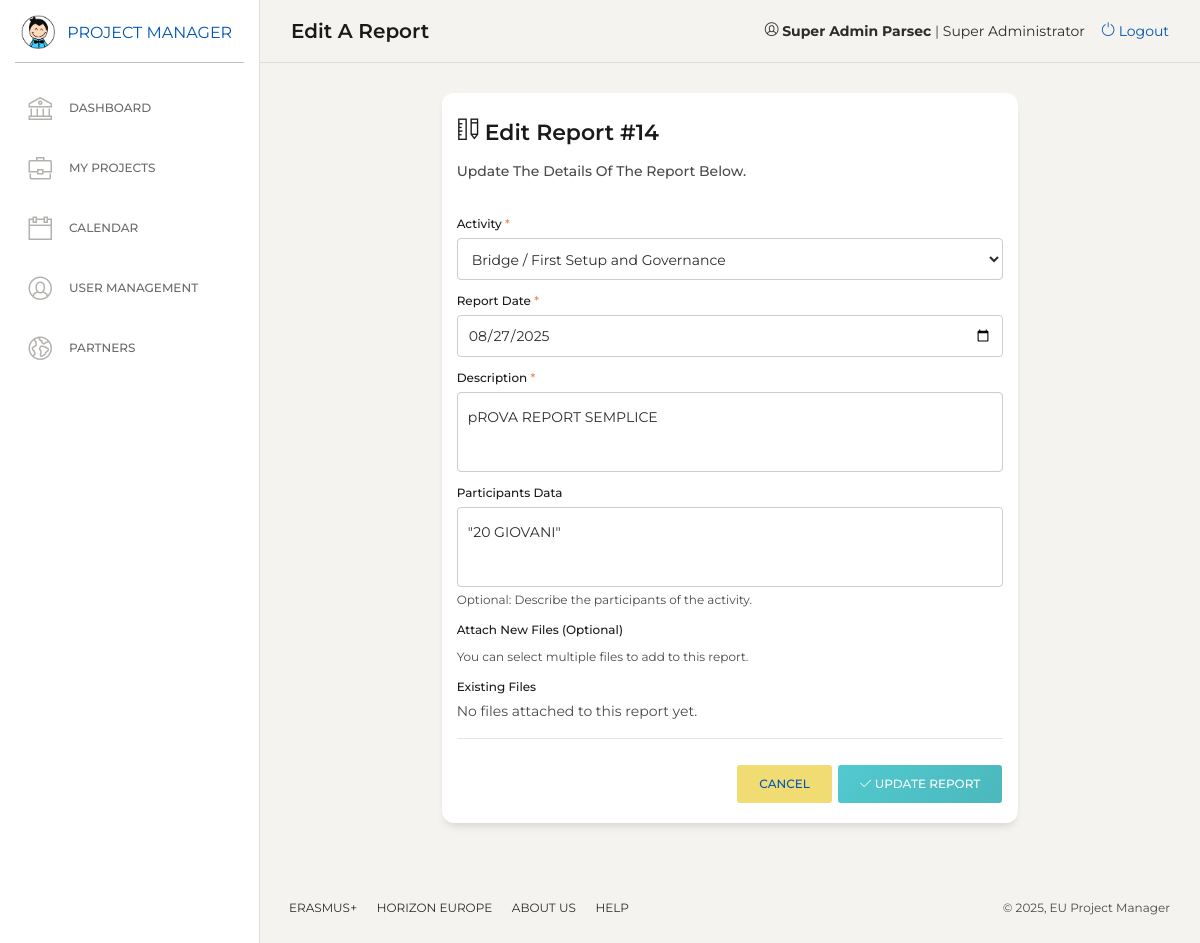
The page /pages/edit-report.php?id=14 (signed in) on the database its author committed.
### tables this page shows
CREATE TABLE `activity_reports` (
  `id` int(11) NOT NULL,
  `activity_id` int(11) NOT NULL,
  `partner_id` int(11) NOT NULL,
  `user_id` int(11) DEFAULT NULL,
  `report_date` date NOT NULL,
  `description` text DEFAULT NULL,
  `participants_data` longtext DEFAULT NULL,
  `created_at` timestamp NULL DEFAULT current_timestamp(),
  `updated_at` timestamp NULL DEFAULT current_timestamp() ON UPDATE current_timestamp(),
  `coordinator_feedback` text DEFAULT NULL,
  `reviewed_at` timestamp NULL DEFAULT NULL,
  `reviewed_by` int(11) DEFAULT NULL,
  `project_id` int(11) DEFAULT NULL,
  `risk_collaboration_rating` int(11) DEFAULT NULL,
  `risk_recruitment_difficulty` int(11) DEFAULT NULL,
  `risk_quality_check` int(11) DEFAULT NULL,
  `risk_budget_status` varchar(10) DEFAULT NULL,
  `test_col` int(11) DEFAULT NULL
);

CREATE TABLE `activities` (
  `id` int(11) NOT NULL,
  `work_package_id` int(11) NOT NULL,
  `activity_number` varchar(20) DEFAULT NULL,
  `name` varchar(200) NOT NULL,
  `description` text DEFAULT NULL,
  `responsible_partner_id` int(11) DEFAULT NULL,
  `start_date` date DEFAULT NULL,
  `end_date` date DEFAULT NULL,
  `due_date` date DEFAULT NULL,
  `status` enum('not_started','in_progress','completed','overdue') DEFAULT 'not_started',
  `progress` decimal(5,2) DEFAULT 0.00,
  `created_at` timestamp NULL DEFAULT current_timestamp(),
  `updated_at` timestamp NULL DEFAULT current_timestamp() ON UPDATE current_timestamp(),
  `project_id` int(11) DEFAULT NULL
);

CREATE TABLE `projects` (
  `id` int(11) NOT NULL,
  `name` varchar(200) NOT NULL,
  `description` text DEFAULT NULL,
  `program_type` varchar(50) DEFAULT NULL,
  `start_date` date DEFAULT NULL,
  `end_date` date DEFAULT NULL,
  `coordinator_id` int(11) DEFAULT NULL,
  `status` enum('planning','active','suspended','completed') DEFAULT 'planning',
  `budget` decimal(12,2) DEFAULT NULL,
  `google_groups_url` varchar(500) DEFAULT NULL COMMENT 'URL del Google Group associato al progetto',
  `created_at` timestamp NULL DEFAULT current_timestamp(),
  `updated_at` timestamp NULL DEFAULT current_timestamp() ON UPDATE current_timestamp()
);

### includes/functions.php (called while the page is built, shortened)
<?php
function getUserRole() {
    return $_SESSION['role'] ?? null;
}
?>

### pages/edit-report.php (the view, shortened to what this page needs)
<?php
require_once '../includes/header.php';
$report_id = isset($_GET['id']) ? (int)$_GET['id'] : 0;
$stmt = $conn->prepare("SELECT * FROM activity_reports WHERE id = ?");
$stmt->execute([$report_id]);
$report = $stmt->fetch(PDO::FETCH_ASSOC);
$report_files_stmt = $conn->prepare("
    SELECT uf.*, u.full_name as uploaded_by_name
    FROM uploaded_files uf
    LEFT JOIN users u ON uf.uploaded_by = u.id
    WHERE uf.report_id = ?
    ORDER BY uf.uploaded_at DESC
");
$report_files_stmt->execute([$report_id]);
$report_files = $report_files_stmt->fetchAll();
$activities_sql = "";
$activities_params = [];
if ($user_role === 'super_admin') {
    $activities_sql = "SELECT a.id, a.name, p.name as project_name FROM activities a JOIN work_packages wp ON a.work_package_id = wp.id JOIN projects p ON wp.project_id = p.id WHERE a.status != 'not_started' ORDER BY p.name, a.name";
}
$activities_stmt = $conn->prepare($activities_sql);
$activities_stmt->execute($activities_params);
$available_activities = $activities_stmt->fetchAll();
?>
<body class="">
    <div class="wrapper">
        <?php include '../includes/sidebar.php'; ?>
        <?php include '../includes/navbar.php'; ?>
            <div class="content">
    <div class="row">
        <div class="col-md-8 offset-md-2">
            <div class="card">
                <div class="card-header">
                    <h5 class="card-title"><i class="nc-icon nc-ruler-pencil"></i> Edit Report #<?= $report['id'] ?></h5>
                    <p class="card-category">Update the details of the report below.</p>
                </div>
                <div class="card-body">
                    <form method="POST" action="edit-report.php?id=<?= $report_id ?>">
                        <div class="form-group">
                            <label>Activity <span class="text-danger">*</span></label>
                            <select class="form-control" name="activity_id" required>
                                <?php foreach ($available_activities as $activity): ?>
                                    <option value="<?= $activity['id'] ?>" <?= ($report['activity_id'] == $activity['id']) ? 'selected' : '' ?>>
                                        <?= htmlspecialchars($activity['project_name']) ?> / <?= htmlspecialchars($activity['name']) ?>
                                    </option>
                                <?php endforeach; ?>
                            </select>
                        </div>
                        <div class="form-group">
                            <label>Report Date <span class="text-danger">*</span></label>
                            <input type="date" class="form-control" name="report_date" required value="<?= htmlspecialchars($report['report_date']) ?>">
                        </div>
                        <div class="form-group">
                            <label>Description <span class="text-danger">*</span></label>
                            <textarea class="form-control" name="description" rows="5" required placeholder="Describe the work done, progress, and any issues encountered..."><?= htmlspecialchars($report['description']) ?></textarea>
                        </div>
                        <div class="form-group">
                            <label>Participants Data</label>
                            <textarea class="form-control" name="participants_data" rows="3" placeholder="Enter any relevant participant data here..."><?= htmlspecialchars($report['participants_data']) ?></textarea>
                            <small class="form-text text-muted">Optional: Describe the participants of the activity.</small>
                        </div>
                        <div class="form-group">
                            <label>Attach New Files (Optional)</label>
                            <small class="form-text text-muted">You can select multiple files to add to this report.</small>
                        </div>
                        <div class="form-group">
                            <label>Existing Files</label>
                            <div id="existingFilesList">
                                <?php if (!empty($report_files)): ?>
                                    <ul class="list-group">
                                        <?php foreach ($report_files as $file): ?>
                                            <li class="list-group-item d-flex justify-content-between align-items-center">
                                                <span><i class="nc-icon nc-paper"></i> <?= htmlspecialchars($file['original_filename']) ?></span>
                                                <div>
                                                    <a href="../<?= $file['file_path'] ?>" download="<?= htmlspecialchars($file['original_filename']) ?>" class="btn btn-sm btn-info" title="Download">
                                                        <i class="nc-icon nc-minimal-down"></i>
                                                    </a>
                                                    <button type="button" class="btn btn-sm btn-danger btn-delete-report-file" data-file-id="<?= $file['id'] ?>" data-file-name="<?= htmlspecialchars($file['original_filename']) ?>">
                                                        <i class="nc-icon nc-simple-remove"></i>
                                                    </button>
                                                </div>
                                            </li>
                                        <?php endforeach; ?>
                                    </ul>
                                <?php else: ?>
                                    <p class="text-muted">No files attached to this report yet.</p>
                                <?php endif; ?>
                            </div>
                        </div>
                        <hr>
                        <div class="text-right">
                            <a href="reports.php" class="btn btn-secondary">Cancel</a>
                            <button type="submit" class="btn btn-primary"><i class="nc-icon nc-check-2"></i> Update Report</button>
                        </div>
                    </form>
                </div>
            </div>
        </div>
    </div>
</div>
<?php
include '../includes/footer.php';
?>

### assets/css/custom.css (style rules this page uses)
body { color: #2c2c2c !important; font-weight: 400; }
.card-body { color: #2c2c2c !important; }
.card-title { color: #1a1a1a !important; font-weight: 600; }
.card-category { color: #4a4a4a !important; font-weight: 500; }
.text-muted { color: #4a4a4a !important; }
small, .small { color: #3a3a3a !important; font-weight: 400; }
label, .form-label { color: #1a1a1a !important; font-weight: 500; }
.form-control { color: #2c2c2c !important; border: 1px solid #ccc !important; }
select.form-control option { color: #2c2c2c !important; }
.btn { font-weight: 500; }
.btn-primary { background: linear-gradient(135deg, #51CACF 0%, #4bb8bd 100%); border: none; color: white !important; font-weight: 500; }
a { color: #0056b3 !important; }
.form-control::placeholder { color: #6c757d !important; opacity: 0.8; }

### rows shown on the page
activity_reports: id "14", activity_id "Bridge / First Setup and Governance", report_date "08/27/2025", description "pROVA REPORT SEMPLICE", participants_data "\"20 GIOVANI\""

### other values the page prints
$page_title "Edit A Report"
$_SESSION['full_name'] "Super Admin Parsec"
getRoleDisplayName($_SESSION['role']) "Super Administrator"
